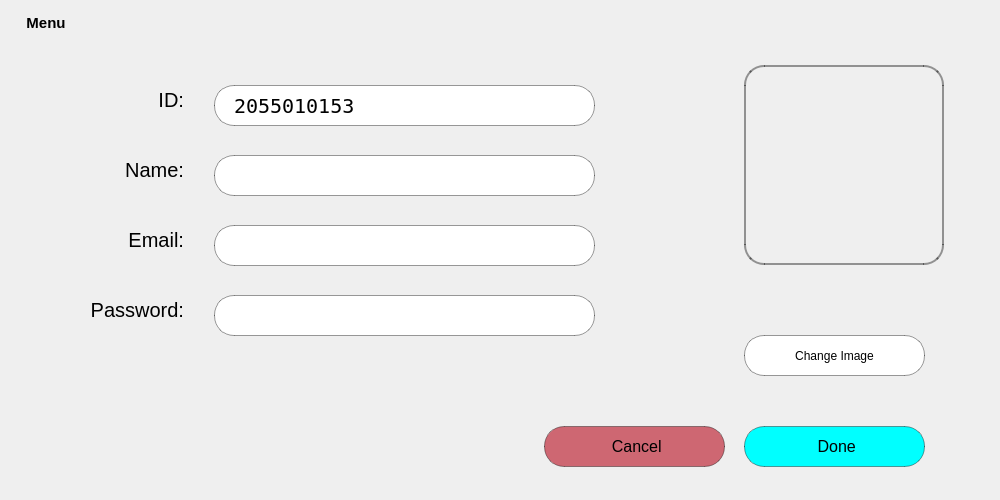
           <widget class="QCustomSlideMenu" name="rightMenuContainer" native="true">
            <property name="minimumSize">
             <size>
              <width>0</width>
              <height>0</height>
             </size>
            </property>
            <property name="maximumSize">
             <size>
              <width>0</width>
              <height>496</height>
             </size>
            </property>
            <property name="styleSheet">
             <string notr="true">border-radius: 10px</string>
            </property>
            <layout class="QVBoxLayout" name="verticalLayout_9">
             <property name="spacing">
              <number>0</number>
             </property>
             <property name="leftMargin">
              <number>0</number>
             </property>
             <property name="topMargin">
              <number>0</number>
             </property>
             <property name="rightMargin">
              <number>0</number>
             </property>
             <property name="bottomMargin">
              <number>0</number>
             </property>
             <item alignment="Qt::AlignRight">
              <widget class="QWidget" name="rightMenuSubContainer" native="true">
               <property name="minimumSize">
                <size>
                 <width>1000</width>
                 <height>0</height>
                </size>
               </property>
               <property name="maximumSize">
                <size>
                 <width>16777215</width>
                 <height>500</height>
                </size>
               </property>
               <layout class="QVBoxLayout" name="verticalLayout_10">
                <property name="spacing">
                 <number>5</number>
                </property>
                <property name="leftMargin">
                 <number>5</number>
                </property>
                <property name="topMargin">
                 <number>5</number>
                </property>
                <property name="rightMargin">
                 <number>5</number>
                </property>
                <property name="bottomMargin">
                 <number>5</number>
                </property>
                <item>
                 <widget class="QFrame" name="rightMenuBar">
                  <property name="minimumSize">
                   <size>
                    <width>0</width>
                    <height>0</height>
                   </size>
                  </property>
                  <property name="frameShape">
                   <enum>QFrame::StyledPanel</enum>
                  </property>
                  <property name="frameShadow">
                   <enum>QFrame::Raised</enum>
                  </property>
                  <layout class="QHBoxLayout" name="horizontalLayout_11">
                   <item>
                    <widget class="QLabel" name="rightMenuTile">
                     <property name="font">
                      <font>
                       <pointsize>11</pointsize>
                       <weight>75</weight>
                       <bold>true</bold>
                      </font>
                     </property>
                     <property name="text">
                      <string>   Menu</string>
                     </property>
                     <property name="alignment">
                      <set>Qt::AlignLeading|Qt::AlignLeft|Qt::AlignVCenter</set>
                     </property>
                    </widget>
                   </item>
                   <item alignment="Qt::AlignRight">
                    <widget class="QPushButton" name="closeRightMenuBtn">
                     <property name="toolTip">
                      <string>Close Menu</string>
                     </property>
                     <property name="text">
                      <string/>
                     </property>
                     <property name="icon">
                      <iconset resource="resources.qrc">
                       <normaloff>:/icons/EC8482/x-circle.svg</normaloff>:/icons/EC8482/x-circle.svg</iconset>
                     </property>
                     <property name="iconSize">
                      <size>
                       <width>24</width>
                       <height>24</height>
                      </size>
                     </property>
                    </widget>
                   </item>
                  </layout>
                 </widget>
                </item>
                <item>
                 <widget class="QCustomQStackedWidget" name="rightMenuPages">
                  <property name="minimumSize">
                   <size>
                    <width>0</width>
                    <height>0</height>
                   </size>
                  </property>
                  <property name="currentIndex">
                   <number>0</number>
                  </property>
                  <widget class="QWidget" name="profilePage">
                   <layout class="QVBoxLayout" name="verticalLayout_11">
                    <item>
                     <widget class="QWidget" name="userInfor" native="true">
                      <property name="minimumSize">
                       <size>
                        <width>0</width>
                        <height>350</height>
                       </size>
                      </property>
                      <property name="font">
                       <font>
                        <pointsize>15</pointsize>
                        <weight>50</weight>
                        <bold>false</bold>
                       </font>
                      </property>
                      <property name="styleSheet">
                       <string notr="true">QLineEdit
{
	background-color: #fff;
	border-radius: 20px;
	border: 1px solid rgba(0, 0, 0, 100);
	padding: 10px;
	padding-left: 17px;
	color: #rgb(0,255,255);
}
QPushButton
{
	border-radius: 20px;
	border: 1px solid rgba(0, 0, 0, 100);
	background-color: rgb(255, 255, 255);
	font: 14pt &quot;Terminal&quot;;
}
QPushButton:hover
{
	background-color: rgb(244, 244, 244);
}</string>
                      </property>
                      <widget class="QLabel" name="idLabel">
                       <property name="geometry">
                        <rect>
                         <x>20</x>
                         <y>30</y>
                         <width>150</width>
                         <height>30</height>
                        </rect>
                       </property>
                       <property name="font">
                        <font>
                         <pointsize>15</pointsize>
                         <weight>50</weight>
                         <bold>false</bold>
                        </font>
                       </property>
                       <property name="text">
                        <string>ID:</string>
                       </property>
                       <property name="alignment">
                        <set>Qt::AlignRight|Qt::AlignTrailing|Qt::AlignVCenter</set>
                       </property>
                      </widget>
                      <widget class="QLabel" name="nameLabel">
                       <property name="geometry">
                        <rect>
                         <x>20</x>
                         <y>100</y>
                         <width>150</width>
                         <height>30</height>
                        </rect>
                       </property>
                       <property name="font">
                        <font>
                         <pointsize>15</pointsize>
                         <weight>50</weight>
                         <bold>false</bold>
                        </font>
                       </property>
                       <property name="text">
                        <string>Name:</string>
                       </property>
                       <property name="alignment">
                        <set>Qt::AlignRight|Qt::AlignTrailing|Qt::AlignVCenter</set>
                       </property>
                      </widget>
                      <widget class="QLabel" name="emailLabel">
                       <property name="geometry">
                        <rect>
                         <x>20</x>
                         <y>170</y>
                         <width>150</width>
                         <height>30</height>
                        </rect>
                       </property>
                       <property name="font">
                        <font>
                         <pointsize>15</pointsize>
                         <weight>50</weight>
                         <bold>false</bold>
                        </font>
                       </property>
                       <property name="text">
                        <string>Email:</string>
                       </property>
                       <property name="alignment">
                        <set>Qt::AlignRight|Qt::AlignTrailing|Qt::AlignVCenter</set>
                       </property>
                      </widget>
                      <widget class="QLabel" name="passwordLabel">
                       <property name="geometry">
                        <rect>
                         <x>20</x>
                         <y>240</y>
                         <width>150</width>
                         <height>30</height>
                        </rect>
                       </property>
                       <property name="font">
                        <font>
                         <pointsize>15</pointsize>
                         <weight>50</weight>
                         <bold>false</bold>
                        </font>
                       </property>
                       <property name="text">
                        <string>Password:</string>
                       </property>
                       <property name="alignment">
                        <set>Qt::AlignRight|Qt::AlignTrailing|Qt::AlignVCenter</set>
                       </property>
                      </widget>
                      <widget class="QLineEdit" name="idLine">
                       <property name="enabled">
                        <bool>true</bool>
                       </property>
                       <property name="geometry">
                        <rect>
                         <x>200</x>
                         <y>30</y>
                         <width>381</width>
                         <height>41</height>
                        </rect>
                       </property>
                       <property name="font">
                        <font>
                         <family>Terminal</family>
                         <pointsize>15</pointsize>
                         <weight>50</weight>
                         <italic>false</italic>
                         <bold>false</bold>
                        </font>
                       </property>
                       <property name="styleSheet">
                        <string notr="true">color: rgb(0, 0, 0);</string>
                       </property>
                       <property name="inputMask">
                        <string/>
                       </property>
                       <property name="text">
                        <string>2055010153</string>
                       </property>
                      </widget>
                      <widget class="QLineEdit" name="nameLine">
                       <property name="enabled">
                        <bool>true</bool>
                       </property>
                       <property name="geometry">
                        <rect>
                         <x>200</x>
                         <y>100</y>
                         <width>381</width>
                         <height>41</height>
                        </rect>
                       </property>
                       <property name="font">
                        <font>
                         <family>Terminal</family>
                         <pointsize>15</pointsize>
                         <weight>50</weight>
                         <italic>false</italic>
                         <bold>false</bold>
                        </font>
                       </property>
                       <property name="styleSheet">
                        <string notr="true">color: rgb(0, 0, 0);</string>
                       </property>
                       <property name="text">
                        <string/>
                       </property>
                      </widget>
                      <widget class="QLineEdit" name="emailLine">
                       <property name="geometry">
                        <rect>
                         <x>200</x>
                         <y>170</y>
                         <width>381</width>
                         <height>41</height>
                        </rect>
                       </property>
                       <property name="font">
                        <font>
                         <family>Terminal</family>
                         <pointsize>15</pointsize>
                         <weight>50</weight>
                         <italic>false</italic>
                         <bold>false</bold>
                        </font>
                       </property>
                       <property name="styleSheet">
                        <string notr="true">color: rgb(0, 0, 0);</string>
                       </property>
                      </widget>
                      <widget class="QLineEdit" name="passLine">
                       <property name="geometry">
                        <rect>
                         <x>200</x>
                         <y>240</y>
                         <width>381</width>
                         <height>41</height>
                        </rect>
                       </property>
                       <property name="font">
                        <font>
                         <family>Terminal</family>
                         <pointsize>15</pointsize>
                         <weight>50</weight>
                         <italic>false</italic>
                         <bold>false</bold>
                        </font>
                       </property>
                       <property name="styleSheet">
                        <string notr="true">color: rgb(0, 0, 0);</string>
                       </property>
                      </widget>
                      <widget class="QLabel" name="AvatarLabel">
                       <property name="geometry">
                        <rect>
                         <x>730</x>
                         <y>10</y>
                         <width>200</width>
                         <height>200</height>
                        </rect>
                       </property>
                       <property name="styleSheet">
                        <string notr="true">border-radius: 20px;
border: 2px solid rgba(0,0,0,100)</string>
                       </property>
                       <property name="lineWidth">
                        <number>0</number>
                       </property>
                       <property name="text">
                        <string/>
                       </property>
                       <property name="textFormat">
                        <enum>Qt::MarkdownText</enum>
                       </property>
                       <property name="pixmap">
                        <pixmap>:/images/z4721841278414_41db3f1c2d44195237d25ddf1ebfad34.jpg</pixmap>
                       </property>
                       <property name="scaledContents">
                        <bool>true</bool>
                       </property>
                       <property name="alignment">
                        <set>Qt::AlignRight|Qt::AlignTop|Qt::AlignTrailing</set>
                       </property>
                       <property name="margin">
                        <number>0</number>
                       </property>
                      </widget>
                      <widget class="QPushButton" name="pushButton">
                       <property name="geometry">
                        <rect>
                         <x>730</x>
                         <y>280</y>
                         <width>181</width>
                         <height>41</height>
                        </rect>
                       </property>
                       <property name="styleSheet">
                        <string notr="true">color: rgb(0, 0, 0);</string>
                       </property>
                       <property name="text">
                        <string>Change Image</string>
                       </property>
                      </widget>
                     </widget>
                    </item>
                    <item>
                     <widget class="QWidget" name="userBtn" native="true">
                      <property name="minimumSize">
                       <size>
                        <width>0</width>
                        <height>100</height>
                       </size>
                      </property>
                      <property name="styleSheet">
                       <string notr="true">QPushButton
{
	border-radius: 20px;
	border: 1px solid rgba(0, 0, 0, 100);
	background-color: rgb(255, 255, 255);
}
QPushButton:hover
{
	background-color: rgb(244, 244, 244);
}</string>
                      </property>
                      <widget class="QPushButton" name="doneBtn">
                       <property name="geometry">
                        <rect>
                         <x>730</x>
                         <y>40</y>
                         <width>181</width>
                         <height>41</height>
                        </rect>
                       </property>
                       <property name="font">
                        <font>
                         <pointsize>12</pointsize>
                        </font>
                       </property>
                       <property name="styleSheet">
                        <string notr="true">color: rgb(0, 0, 0);
background-color: rgb(0, 255, 255);</string>
                       </property>
                       <property name="text">
                        <string> Done</string>
                       </property>
                       <property name="icon">
                        <iconset resource="resources.qrc">
                         <normaloff>:/icons/EC8482/check-circle.svg</normaloff>:/icons/EC8482/check-circle.svg</iconset>
                       </property>
                      </widget>
                      <widget class="QPushButton" name="cancelBtn">
                       <property name="geometry">
                        <rect>
                         <x>530</x>
                         <y>40</y>
                         <width>181</width>
                         <height>41</height>
                        </rect>
                       </property>
                       <property name="font">
                        <font>
                         <pointsize>12</pointsize>
                        </font>
                       </property>
                       <property name="styleSheet">
                        <string notr="true">color: rgb(0, 0, 0);
background-color: rgb(206, 103, 114);</string>
                       </property>
                       <property name="text">
                        <string> Cancel</string>
                       </property>
                       <property name="icon">
                        <iconset resource="resources.qrc">
                         <normaloff>:/icons/EC8482/x-square.svg</normaloff>:/icons/EC8482/x-square.svg</iconset>
                       </property>
                      </widget>
                     </widget>
                    </item>
                   </layout>
                  </widget>
                  <widget class="QWidget" name="morePage">
                   <layout class="QVBoxLayout" name="verticalLayout_12">
                    <item>
                     <widget class="QLabel" name="moreLabel">
                      <property name="font">
                       <font>
                        <pointsize>13</pointsize>
                        <weight>50</weight>
                        <bold>false</bold>
                       </font>
                      </property>
                      <property name="text">
                       <string>More...</string>
                      </property>
                      <property name="alignment">
                       <set>Qt::AlignCenter</set>
                      </property>
                     </widget>
                    </item>
                   </layout>
                  </widget>
                 </widget>
                </item>
               </layout>
              </widget>
             </item>
            </layout>
           </widget>
